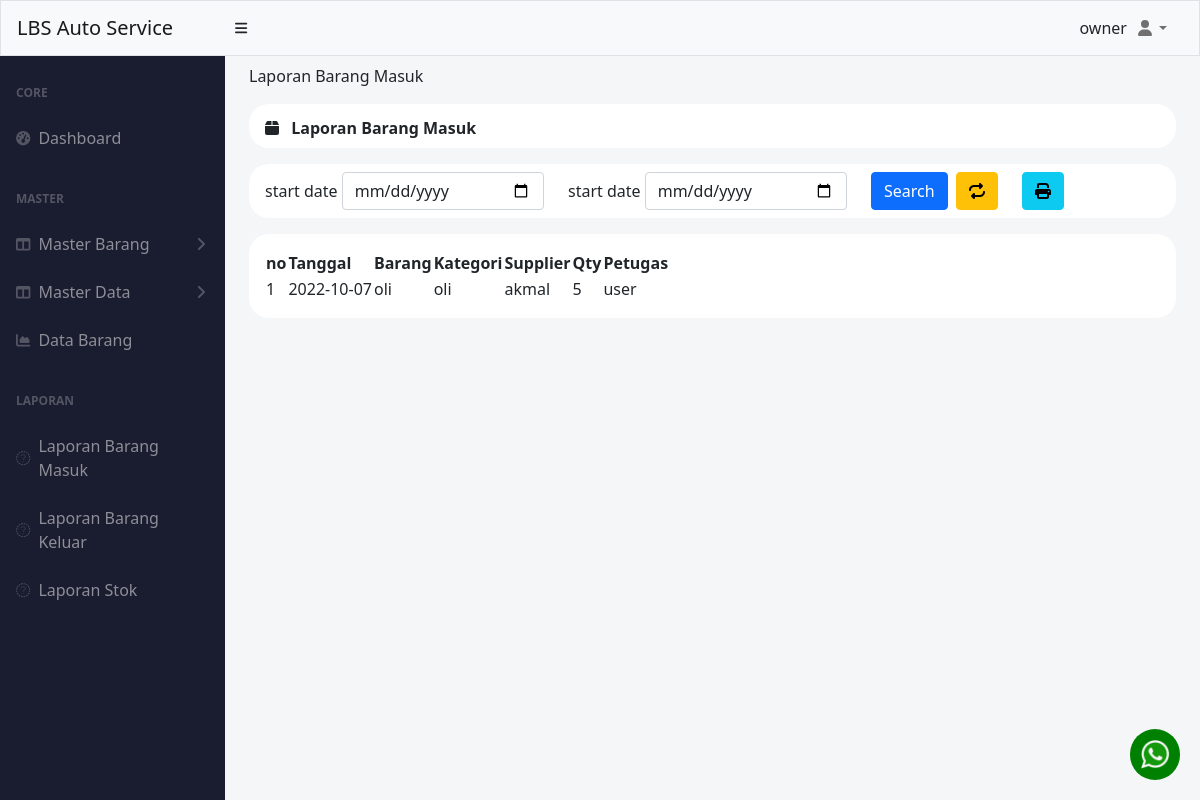
The page /index.php?laporan=barang-masuk (signed in) on the database as committed earlier.
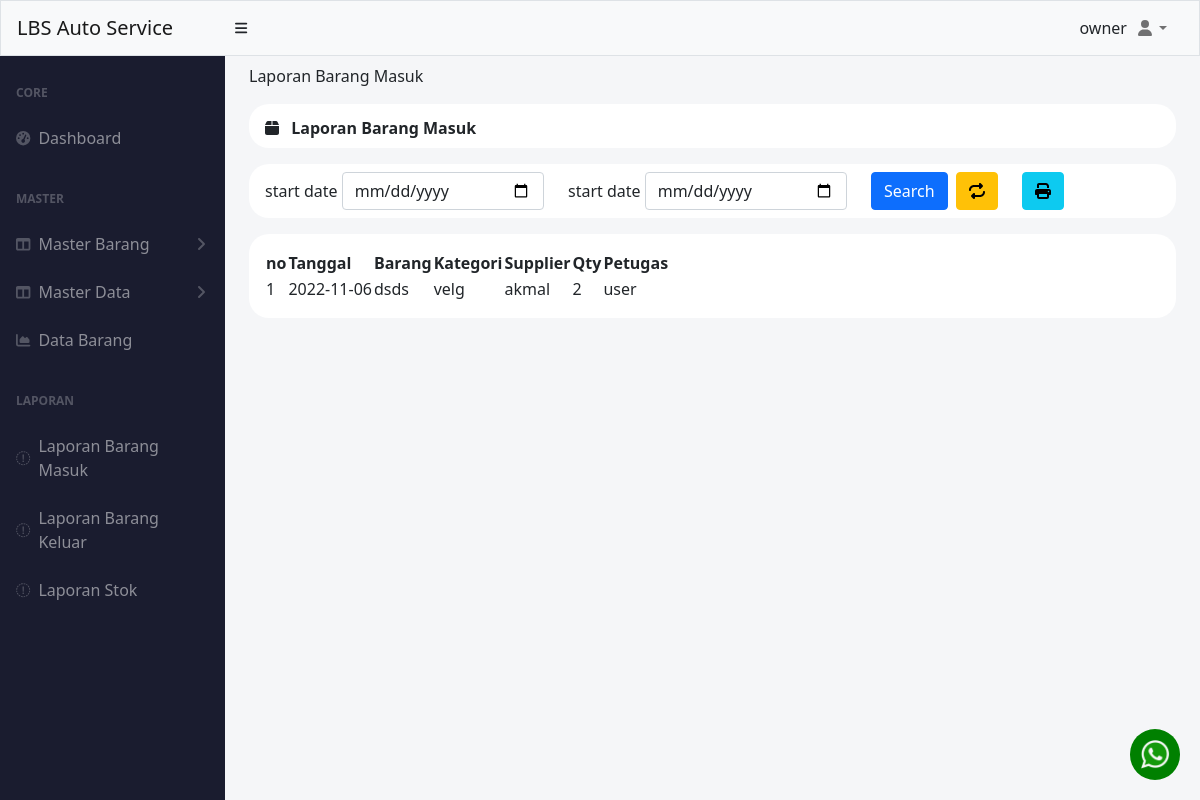
The same page on the database as committed later.
### tables this page shows
CREATE TABLE `barang_masuk` (
  `id` int(11) NOT NULL,
  `supplier_id` int(11) NOT NULL,
  `tanggal` date NOT NULL,
  `catatan` varchar(255) NOT NULL,
  `qty` int(11) NOT NULL,
  `users_id` int(11) NOT NULL,
  `barang_id` int(11) NOT NULL
);

CREATE TABLE `barang` (
  `id` int(11) NOT NULL,
  `nama` varchar(50) NOT NULL,
  `kategori_id` int(11) NOT NULL,
  `rak_id` int(11) NOT NULL,
  `qty` int(11) NOT NULL
);

CREATE TABLE `kategori` (
  `id` int(11) NOT NULL,
  `nama` varchar(50) NOT NULL
);

CREATE TABLE `supplier` (
  `id` int(11) NOT NULL,
  `nama` varchar(50) NOT NULL,
  `alamat` varchar(255) NOT NULL,
  `telp` char(20) NOT NULL,
  `kategori_id` int(11) NOT NULL
);

CREATE TABLE `users` (
  `id` int(11) NOT NULL,
  `nama` varchar(50) NOT NULL,
  `username` varchar(50) NOT NULL,
  `password` varchar(255) NOT NULL,
  `hak_akses` enum('owner','admin','super admin') NOT NULL
);

### pages/laporan/laporan_barang_masuk.php (the view, shortened to what this page needs)
<?php
include './koneksi.php';
$queryBarang = mysqli_query($conn, "SELECT
barang_masuk.id as id,
tanggal,
supplier.nama as supplier,
barang.nama as barang,
kategori.nama as kategori,
users.nama as user,
catatan,
barang_masuk.qty as qty
FROM barang_masuk
INNER JOIN supplier
ON supplier.id = barang_masuk.supplier_id
INNER JOIN barang
ON barang.id = barang_masuk.barang_id
INNER JOIN kategori
ON barang.kategori_id = kategori.id
INNER JOIN users
ON users.id = barang_masuk.users_id
ORDER BY tanggal DESC");
?>
<div class="container-fluid px-4 ">
    <ol class="breadcrumb pt-2">
        <li class="breadcrumb-item ">Laporan Barang Masuk</li>
    </ol>
    <div class="mb-4">
        <div class="card-header clearfix mb-3" style="border-radius: 20px ;background-color: white; border:0px;">
            <div class="float-start pt-1">
                <i class="fa-solid fa-box"></i>
                <span class="ms-2 fw-bolder"> Laporan Barang Masuk</span>
            </div>
        </div>
        <div class="card-header mb-3" style="border-radius: 20px ;background-color: white; border:0px;">
            <form action="" method="POST">
                <div class="d-flex flex-wrap align-items-center">
                    <div class="me-4 mb-2 mb-md-0 d-flex align-items-center  ">
                        <label for="" class="me-0" style="width: 110px;">start date</label>
                        <input type="date" id="start" name="start" value="<?= $start ?>" class="form-control">
                    </div>
                    <div class="me-4  d-flex align-items-center ">
                        <label for="" class="me-0 pe-0" style="width: 110px;">start date</label>
                        <input type="date" id="end" name="end" value="<?= $end ?>" class="form-control">
                    </div>
                    <div class="me-2 d-flex align-items-center ">
                        <button type="submit" name="search" class="btn btn-primary">Search</button>
                    </div>
                    <div class="me-4 d-flex align-items-center ">
                        <a href="" class="btn btn-warning">
                            <i class="fa-solid fa-repeat"></i>
                        </a>
                    </div>
                    <div class="me-4 d-flex align-items-center ">
                        <a id="print-laporan" href="pages/print/print_laporan_masuk.php?start=<?= isset($start) != '0' ? $start : null ?>&end=<?= isset($end) != null ? $end : null ?>" class="btn btn-info">
                            <i class="fa-solid fa-print"></i>
                        </a>
                    </div>
                </div>
            </form>
        </div>
        <div class="p-3  bg-white " style="border-radius: 20px; ">
            <table id="datatablesSimple" style="border-color: white;">
                <thead class="">
                    <tr>
                        <th>no</th>
                        <th>Tanggal</th>
                        <th>Barang</th>
                        <th>Kategori</th>
                        <th>Supplier</th>
                        <th>Qty</th>
                        <th>Petugas</th>
                    </tr>
                </thead>
                <tbody>
                    <?php
                    $i = 1;
                    while ($data = mysqli_fetch_assoc($queryBarang)) :
                    ?>
                        <tr>
                            <td><?= $i++ ?></td>
                            <td><?= $data['tanggal'] ?></td>
                            <td><?= $data['barang'] ?></td>
                            <td><?= $data['kategori'] ?></td>
                            <td><?= $data['supplier'] ?></td>
                            <td><?= $data['qty'] ?></td>
                            <td><?= $data['user'] ?></td>
                        </tr>
                    <?php
                    endwhile;
                    ?>
                </tbody>
            </table>
        </div>
    </div>
</div>

Rows that differ between the two databases and show on the page:
removed barang_masuk: tanggal "2022-10-07", barang.nama "oli", kategori.nama "oli", supplier.nama "akmal", qty "5", users.nama "user"
added barang_masuk: tanggal "2022-11-06", barang.nama "dsds", kategori.nama "velg", supplier.nama "akmal", qty "2", users.nama "user"
